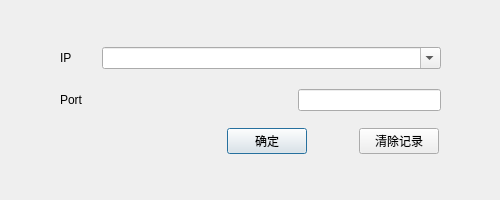
<?xml version="1.0" encoding="UTF-8"?>
<ui version="4.0">
 <class>InputhostAddressDialog</class>
 <widget class="QDialog" name="InputhostAddressDialog">
  <property name="geometry">
   <rect>
    <x>0</x>
    <y>0</y>
    <width>500</width>
    <height>200</height>
   </rect>
  </property>
  <property name="minimumSize">
   <size>
    <width>500</width>
    <height>200</height>
   </size>
  </property>
  <property name="maximumSize">
   <size>
    <width>500</width>
    <height>200</height>
   </size>
  </property>
  <property name="windowTitle">
   <string>Dialog</string>
  </property>
  <widget class="QWidget" name="layoutWidget">
   <property name="geometry">
    <rect>
     <x>20</x>
     <y>40</y>
     <width>461</width>
     <height>122</height>
    </rect>
   </property>
   <layout class="QVBoxLayout" name="verticalLayout_2">
    <property name="spacing">
     <number>10</number>
    </property>
    <property name="sizeConstraint">
     <enum>QLayout::SetDefaultConstraint</enum>
    </property>
    <item>
     <layout class="QVBoxLayout" name="verticalLayout">
      <property name="spacing">
       <number>20</number>
      </property>
      <item>
       <layout class="QHBoxLayout" name="horizontalLayout">
        <property name="spacing">
         <number>0</number>
        </property>
        <item>
         <spacer name="horizontalSpacer_3">
          <property name="orientation">
           <enum>Qt::Horizontal</enum>
          </property>
          <property name="sizeHint" stdset="0">
           <size>
            <width>40</width>
            <height>20</height>
           </size>
          </property>
         </spacer>
        </item>
        <item>
         <widget class="QLabel" name="label">
          <property name="sizePolicy">
           <sizepolicy hsizetype="Preferred" vsizetype="Preferred">
            <horstretch>1</horstretch>
            <verstretch>0</verstretch>
           </sizepolicy>
          </property>
          <property name="text">
           <string>IP</string>
          </property>
         </widget>
        </item>
        <item>
         <widget class="QComboBox" name="comboBox">
          <property name="sizePolicy">
           <sizepolicy hsizetype="Preferred" vsizetype="Fixed">
            <horstretch>8</horstretch>
            <verstretch>0</verstretch>
           </sizepolicy>
          </property>
          <property name="editable">
           <bool>true</bool>
          </property>
         </widget>
        </item>
        <item>
         <spacer name="horizontalSpacer">
          <property name="orientation">
           <enum>Qt::Horizontal</enum>
          </property>
          <property name="sizeHint" stdset="0">
           <size>
            <width>40</width>
            <height>20</height>
           </size>
          </property>
         </spacer>
        </item>
       </layout>
      </item>
      <item>
       <layout class="QHBoxLayout" name="horizontalLayout_2">
        <property name="spacing">
         <number>0</number>
        </property>
        <property name="topMargin">
         <number>0</number>
        </property>
        <item>
         <spacer name="horizontalSpacer_2">
          <property name="orientation">
           <enum>Qt::Horizontal</enum>
          </property>
          <property name="sizeHint" stdset="0">
           <size>
            <width>40</width>
            <height>20</height>
           </size>
          </property>
         </spacer>
        </item>
        <item>
         <widget class="QLabel" name="label_2">
          <property name="sizePolicy">
           <sizepolicy hsizetype="Preferred" vsizetype="Preferred">
            <horstretch>5</horstretch>
            <verstretch>0</verstretch>
           </sizepolicy>
          </property>
          <property name="text">
           <string>Port</string>
          </property>
         </widget>
        </item>
        <item>
         <widget class="QLineEdit" name="lineEdit">
          <property name="sizePolicy">
           <sizepolicy hsizetype="Expanding" vsizetype="Fixed">
            <horstretch>3</horstretch>
            <verstretch>0</verstretch>
           </sizepolicy>
          </property>
          <property name="echoMode">
           <enum>QLineEdit::Normal</enum>
          </property>
         </widget>
        </item>
        <item>
         <spacer name="horizontalSpacer_4">
          <property name="orientation">
           <enum>Qt::Horizontal</enum>
          </property>
          <property name="sizeHint" stdset="0">
           <size>
            <width>40</width>
            <height>20</height>
           </size>
          </property>
         </spacer>
        </item>
       </layout>
      </item>
     </layout>
    </item>
    <item>
     <layout class="QHBoxLayout" name="horizontalLayout_3">
      <property name="spacing">
       <number>10</number>
      </property>
      <property name="leftMargin">
       <number>165</number>
      </property>
      <item>
       <spacer name="horizontalSpacer_5">
        <property name="orientation">
         <enum>Qt::Horizontal</enum>
        </property>
        <property name="sizeHint" stdset="0">
         <size>
          <width>40</width>
          <height>20</height>
         </size>
        </property>
       </spacer>
      </item>
      <item>
       <widget class="QPushButton" name="pushButton">
        <property name="text">
         <string>确定</string>
        </property>
       </widget>
      </item>
      <item>
       <spacer name="horizontalSpacer_7">
        <property name="orientation">
         <enum>Qt::Horizontal</enum>
        </property>
        <property name="sizeHint" stdset="0">
         <size>
          <width>40</width>
          <height>20</height>
         </size>
        </property>
       </spacer>
      </item>
      <item>
       <widget class="QPushButton" name="pushButton_2">
        <property name="text">
         <string>清除记录</string>
        </property>
       </widget>
      </item>
      <item>
       <spacer name="horizontalSpacer_6">
        <property name="orientation">
         <enum>Qt::Horizontal</enum>
        </property>
        <property name="sizeHint" stdset="0">
         <size>
          <width>40</width>
          <height>20</height>
         </size>
        </property>
       </spacer>
      </item>
     </layout>
    </item>
   </layout>
  </widget>
 </widget>
 <resources/>
 <connections/>
</ui>
